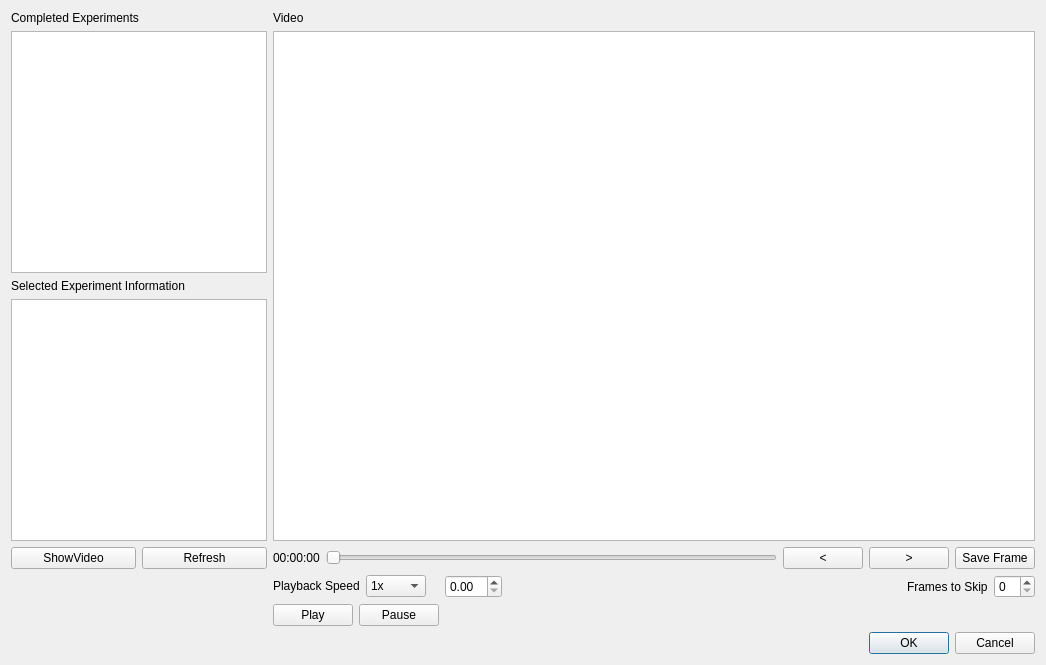
<?xml version="1.0" encoding="UTF-8"?>
<ui version="4.0">
 <class>Dialog</class>
 <widget class="QDialog" name="Dialog">
  <property name="geometry">
   <rect>
    <x>0</x>
    <y>0</y>
    <width>1046</width>
    <height>665</height>
   </rect>
  </property>
  <property name="windowTitle">
   <string>Dialog</string>
  </property>
  <layout class="QGridLayout" name="gridLayout">
   <item row="0" column="0">
    <widget class="QLabel" name="label">
     <property name="text">
      <string>Completed Experiments</string>
     </property>
    </widget>
   </item>
   <item row="1" column="0">
    <layout class="QVBoxLayout" name="verticalLayout">
     <item>
      <widget class="QListWidget" name="list_completed_experiments">
       <property name="sizePolicy">
        <sizepolicy hsizetype="Preferred" vsizetype="Expanding">
         <horstretch>0</horstretch>
         <verstretch>0</verstretch>
        </sizepolicy>
       </property>
      </widget>
     </item>
     <item>
      <widget class="QLabel" name="label_3">
       <property name="text">
        <string>Selected Experiment Information</string>
       </property>
      </widget>
     </item>
     <item>
      <widget class="QListWidget" name="list_selected_experiments">
       <property name="sizePolicy">
        <sizepolicy hsizetype="Preferred" vsizetype="Expanding">
         <horstretch>0</horstretch>
         <verstretch>0</verstretch>
        </sizepolicy>
       </property>
      </widget>
     </item>
    </layout>
   </item>
   <item row="2" column="0">
    <layout class="QHBoxLayout" name="horizontalLayout">
     <item>
      <widget class="QPushButton" name="pushButton">
       <property name="text">
        <string>ShowVideo</string>
       </property>
      </widget>
     </item>
     <item>
      <widget class="QPushButton" name="pushButton_2">
       <property name="text">
        <string>Refresh</string>
       </property>
      </widget>
     </item>
    </layout>
   </item>
   <item row="3" column="1">
    <layout class="QHBoxLayout" name="horizontalLayout_3">
     <item>
      <widget class="QLabel" name="label_4">
       <property name="sizePolicy">
        <sizepolicy hsizetype="Maximum" vsizetype="Fixed">
         <horstretch>0</horstretch>
         <verstretch>0</verstretch>
        </sizepolicy>
       </property>
       <property name="text">
        <string>Playback Speed</string>
       </property>
      </widget>
     </item>
     <item>
      <widget class="QComboBox" name="combo_playback_speed">
       <property name="sizePolicy">
        <sizepolicy hsizetype="Maximum" vsizetype="Fixed">
         <horstretch>0</horstretch>
         <verstretch>0</verstretch>
        </sizepolicy>
       </property>
       <property name="currentIndex">
        <number>3</number>
       </property>
       <item>
        <property name="text">
         <string>0.10x</string>
        </property>
       </item>
       <item>
        <property name="text">
         <string>0.25x</string>
        </property>
       </item>
       <item>
        <property name="text">
         <string>0.5x</string>
        </property>
       </item>
       <item>
        <property name="text">
         <string>1x</string>
        </property>
       </item>
       <item>
        <property name="text">
         <string>1.5x</string>
        </property>
       </item>
       <item>
        <property name="text">
         <string>2x</string>
        </property>
       </item>
       <item>
        <property name="text">
         <string>5x</string>
        </property>
       </item>
      </widget>
     </item>
     <item>
      <widget class="QLabel" name="label_6">
       <property name="text">
        <string/>
       </property>
      </widget>
     </item>
     <item>
      <widget class="QDoubleSpinBox" name="dspinbox_playback_speed"/>
     </item>
     <item>
      <spacer name="horizontalSpacer">
       <property name="orientation">
        <enum>Qt::Horizontal</enum>
       </property>
       <property name="sizeType">
        <enum>QSizePolicy::Expanding</enum>
       </property>
       <property name="sizeHint" stdset="0">
        <size>
         <width>40</width>
         <height>20</height>
        </size>
       </property>
      </spacer>
     </item>
     <item>
      <widget class="QLabel" name="label_7">
       <property name="text">
        <string>Frames to Skip</string>
       </property>
      </widget>
     </item>
     <item>
      <widget class="QSpinBox" name="spinbox_frame_skip"/>
     </item>
    </layout>
   </item>
   <item row="5" column="1">
    <layout class="QHBoxLayout" name="horizontalLayout_2">
     <item>
      <widget class="QPushButton" name="btn_play_vid">
       <property name="sizePolicy">
        <sizepolicy hsizetype="Preferred" vsizetype="Fixed">
         <horstretch>0</horstretch>
         <verstretch>0</verstretch>
        </sizepolicy>
       </property>
       <property name="text">
        <string>Play</string>
       </property>
      </widget>
     </item>
     <item>
      <widget class="QPushButton" name="btn_pause_vid">
       <property name="sizePolicy">
        <sizepolicy hsizetype="Preferred" vsizetype="Fixed">
         <horstretch>0</horstretch>
         <verstretch>0</verstretch>
        </sizepolicy>
       </property>
       <property name="text">
        <string>Pause</string>
       </property>
      </widget>
     </item>
     <item>
      <spacer name="horizontalSpacer_2">
       <property name="orientation">
        <enum>Qt::Horizontal</enum>
       </property>
       <property name="sizeType">
        <enum>QSizePolicy::Expanding</enum>
       </property>
       <property name="sizeHint" stdset="0">
        <size>
         <width>40</width>
         <height>20</height>
        </size>
       </property>
      </spacer>
     </item>
    </layout>
   </item>
   <item row="0" column="1">
    <widget class="QLabel" name="label_2">
     <property name="text">
      <string>Video</string>
     </property>
    </widget>
   </item>
   <item row="2" column="1">
    <layout class="QHBoxLayout" name="horizontalLayout_4">
     <item>
      <widget class="QLabel" name="label_vid_time">
       <property name="text">
        <string>00:00:00</string>
       </property>
      </widget>
     </item>
     <item>
      <widget class="QSlider" name="horizontalSlider">
       <property name="orientation">
        <enum>Qt::Horizontal</enum>
       </property>
      </widget>
     </item>
     <item>
      <widget class="QPushButton" name="btn_dec_frame_skip">
       <property name="text">
        <string>&lt;</string>
       </property>
      </widget>
     </item>
     <item>
      <widget class="QPushButton" name="btn_inc_frame_skip">
       <property name="text">
        <string>&gt;</string>
       </property>
      </widget>
     </item>
     <item>
      <widget class="QPushButton" name="btn_save_frame">
       <property name="sizePolicy">
        <sizepolicy hsizetype="Preferred" vsizetype="Fixed">
         <horstretch>0</horstretch>
         <verstretch>0</verstretch>
        </sizepolicy>
       </property>
       <property name="text">
        <string>Save Frame</string>
       </property>
      </widget>
     </item>
    </layout>
   </item>
   <item row="1" column="1">
    <widget class="ImageView" name="imgview_video"/>
   </item>
   <item row="8" column="1">
    <widget class="QDialogButtonBox" name="buttonBox">
     <property name="orientation">
      <enum>Qt::Horizontal</enum>
     </property>
     <property name="standardButtons">
      <set>QDialogButtonBox::Cancel|QDialogButtonBox::Ok</set>
     </property>
    </widget>
   </item>
  </layout>
 </widget>
 <customwidgets>
  <customwidget>
   <class>ImageView</class>
   <extends>QGraphicsView</extends>
   <header>pyqtgraph</header>
  </customwidget>
 </customwidgets>
 <resources/>
 <connections>
  <connection>
   <sender>buttonBox</sender>
   <signal>accepted()</signal>
   <receiver>Dialog</receiver>
   <slot>accept()</slot>
   <hints>
    <hint type="sourcelabel">
     <x>248</x>
     <y>254</y>
    </hint>
    <hint type="destinationlabel">
     <x>157</x>
     <y>274</y>
    </hint>
   </hints>
  </connection>
  <connection>
   <sender>buttonBox</sender>
   <signal>rejected()</signal>
   <receiver>Dialog</receiver>
   <slot>reject()</slot>
   <hints>
    <hint type="sourcelabel">
     <x>316</x>
     <y>260</y>
    </hint>
    <hint type="destinationlabel">
     <x>286</x>
     <y>274</y>
    </hint>
   </hints>
  </connection>
 </connections>
</ui>
